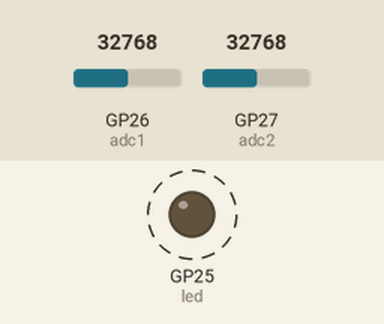
Recording of a program running on a simulated Raspberry Pi Pico running MicroPython. Parts: output pins drawn as LEDs (lit = HIGH). Dashed ring = blinking. Inputs (shaded band) come from the test bench; at power-on: GP26 (adc1) = 32768, GP27 (adc2) = 32768 (analog values on the 0–65535 scale). What the program prints to the serial console is not drawn.

Above: at 0.18 s.
Timing chart, 0 to 3.0 s (numbered marks = the images above):
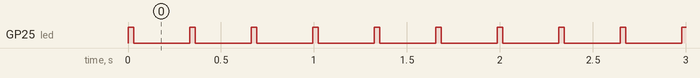

The program:

main.py
```python
from machine import Pin, ADC, UART
import time


adc1 = ADC(Pin(26))
adc2 = ADC(Pin(27))
bt = UART(0, 9600, tx=Pin(0), rx=Pin(1))
led = Pin(25, Pin.OUT)


def main():
    while True:
        value1 = adc1.read_u16()
        value2 = adc2.read_u16()
        data = str(value1) + ',' + str(value2) + '\n'   # data to string
        print(data)
        print(data.encode())
        bt.write(data.encode())   # send data
        led(1)
        time.sleep(0.03)
        led(0)
        time.sleep(0.3)


if __name__ == "__main__":
    main()
```

Measured:
- by itself, GP25 (led): alternates HIGH for 0.03 s and LOW for 0.30 s
